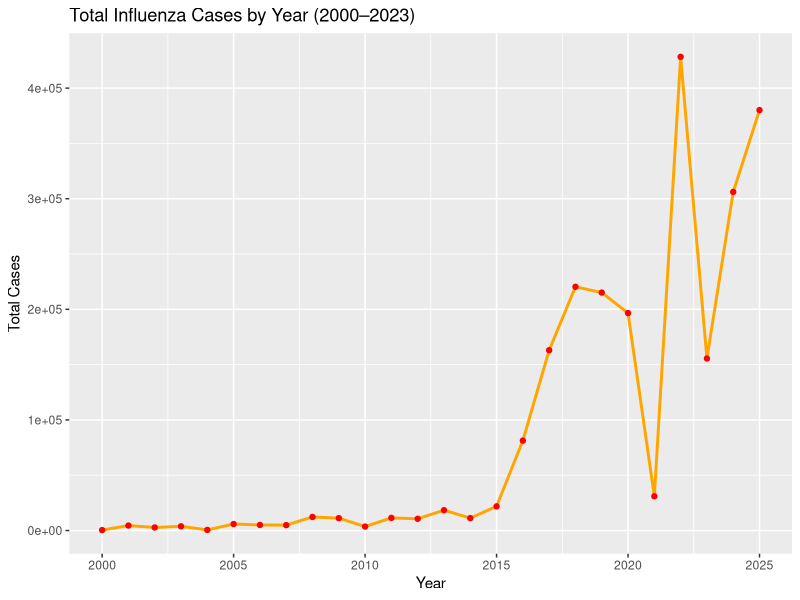
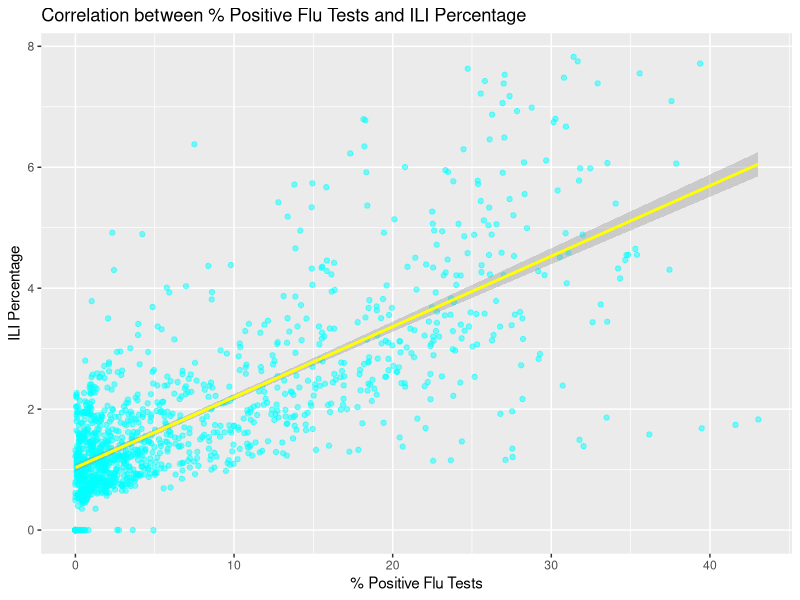
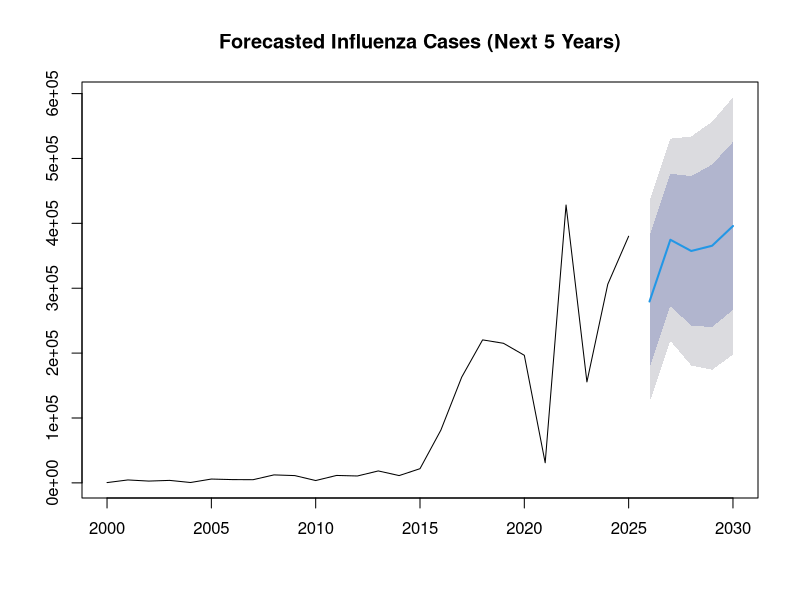

Source code (R) for these figures, in order:
## ---- chunk 1
library(tidyverse)
data <- read.csv("cleaned_influenza_data.csv")

yearly_cases <- data %>%
  group_by(Year) %>%
  summarize(Total_Cases = sum(Total_A, na.rm = TRUE) + sum(Total_B, na.rm = TRUE))

ggplot(yearly_cases, aes(x = Year, y = Total_Cases)) +
  geom_line(color = "orange", size = 1) +
  geom_point(color = "red") +
  labs(title = "Total Influenza Cases by Year (2000–2023)",
       x = "Year", y = "Total Cases")
## ---- chunk 2
peak_weeks <- data %>%
  group_by(Week) %>%
  summarize(Average_Cases = mean(Total_A + Total_B, na.rm = TRUE)) %>%
  arrange(desc(Average_Cases)) %>%
  slice(1:5)

peak_weeks
## ---- chunk 3
cor_test <- cor.test(data$Percent_Positive, data$Weighted_ILI, use = "complete.obs")
cor_test
## ---- chunk 4
ggplot(data, aes(x = Percent_Positive, y = Weighted_ILI)) +
  geom_point(alpha = 0.5, color = "cyan") +
  geom_smooth(method = "lm", color = "yellow") +
  labs(title = "Correlation between % Positive Flu Tests and ILI Percentage",
       x = "% Positive Flu Tests", y = "ILI Percentage")
## ---- chunk 5
library(forecast)
library(tibble)

yearly_cases_ts <- ts(yearly_cases$Total_Cases, start = 2000)
model <- auto.arima(yearly_cases_ts)
forecasted <- forecast(model, h = 5)

plot(forecasted, main = "Forecasted Influenza Cases (Next 5 Years)")
